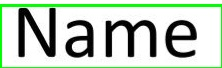
#> input picture temp/$0.jpg, 222 x 68 px
$ python -i proc.py   (imports and definitions only)
#> lines starting #> are read from the running program, lines starting #| are printed output that depends on the picture; after the words box and inside, x2 and y2 are one past the last pixel; in counts of white or black regions, pixels touching at a corner belong together
#> in process, img is the input picture: shape (68, 222, 3); mean B, G, R 188.2, 204.1, 188.2
import cv2 as cv
import numpy as np
from modules import log

def ppath(path, idx=None):
    path_parts = path.split(".")
    if idx is not None:
        path_parts[-2] += f"_{idx}"
    else:
        path_parts[-2] += "_"
    return ".".join(path_parts)

# Grayscale the image
def grayscale(img):
    gray = cv.cvtColor(img, cv.COLOR_BGR2GRAY)
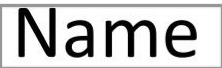
#> gray: shape (68, 222); min 0, max 255, mean 197.5
    return gray

# Threshold the image
def threshold(img, threshold_value=180):
#> called with threshold_value = 180
    _, thresh = cv.threshold(img, threshold_value, 255, cv.THRESH_BINARY)
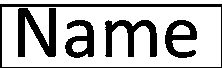
#> thresh: shape (68, 222); 72.4% white; 5 black regions, box (x1, y1, x2, y2) and area: (0, 4, 222, 68) 1068, (18, 8, 56, 57) 1004, (105, 20, 157, 57) 867, (165, 20, 197, 58) 619, (65, 20, 94, 58) 614
    return thresh

# Invert the image
def invert(img):
    inverted = cv.bitwise_not(img)
    return inverted

# Thicken the lines and shapes in the image
def dilate(img):
    kernel = cv.getStructuringElement(cv.MORPH_RECT, (3, 3))
    dilated = cv.dilate(img, kernel)
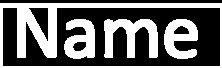
#> dilated: shape (68, 222); 40.3% white; 4 white regions, box (x1, y1, x2, y2) and area: (0, 3, 222, 68) 3158, (104, 19, 158, 58) 1199, (164, 19, 198, 59) 866, (64, 19, 95, 59) 854
    return dilated

# Perspective transform for each rectangle
def perspective(img, rect, fresh):
    # Get the points of the rectangle
    pts = rect.reshape(4, 2)
    rect_pts = np.zeros((4, 2), dtype="float32")

    s = pts.sum(axis=1)
    rect_pts[0] = pts[np.argmin(s)]
    rect_pts[2] = pts[np.argmax(s)]

    diff = np.diff(pts, axis=1)
    rect_pts[1] = pts[np.argmin(diff)]
    rect_pts[3] = pts[np.argmax(diff)]

    (tl, tr, br, bl) = rect_pts
    widthA = np.sqrt(((br[0] - bl[0]) ** 2) + ((br[1] - bl[1]) ** 2))
    widthB = np.sqrt(((tr[0] - tl[0]) ** 2) + ((tr[1] - tl[1]) ** 2))
    maxWidth = max(int(widthA), int(widthB))

    heightA = np.sqrt(((tr[0] - br[0]) ** 2) + ((tr[1] - br[1]) ** 2))
    heightB = np.sqrt(((tl[0] - bl[0]) ** 2) + ((tl[1] - bl[1]) ** 2))
    maxHeight = max(int(heightA), int(heightB))

    dst = np.array([
        [0, 0],
        [maxWidth - 1, 0],
        [maxWidth - 1, maxHeight - 1],
        [0, maxHeight - 1]], dtype="float32")

    M = cv.getPerspectiveTransform(rect_pts, dst)
    warped = cv.warpPerspective(fresh, M, (maxWidth, maxHeight))

    return warped

# Add padding to the image (10 %)
def add_padding(img):
    h, w = img.shape[:2]
    pad = int(0.1 * h)
    padded = cv.copyMakeBorder(img, pad, pad, pad, pad, cv.BORDER_CONSTANT, value=[255, 255, 255])
    return padded

# Process the image
def process(path):
    img = cv.imread(path)
    img_gray = grayscale(img)
    img_thresh = threshold(img_gray)
    img_invert = invert(img_thresh)
    img_dilate = dilate(img_invert)

    fresh = cv.imread(path)
    contours, _ = cv.findContours(img_dilate, cv.RETR_EXTERNAL, cv.CHAIN_APPROX_SIMPLE)
#> contours = [[[0, 3], [0, 67], [221, 67], [221, 3]]]

    rects = []
    for contour in contours:
        peri = cv.arcLength(contour, True)
        approx = cv.approxPolyDP(contour, 0.02 * peri, True)
        if len(approx) == 4:
            rects.append(approx)
#> this loop made 1 pass
#> (peri, approx) on pass 1: (570, [[0, 3], [0, 67], [221, 67], [221, 3]])
#> after the loop, rects = [[[0, 3], [0, 67], [221, 67], [221, 3]]]

    if not rects:
        log.log("No rectangles found", "warning")
        return []

    processed_paths = []
    for idx, rect in enumerate(rects):
        warped = perspective(img_dilate, rect, fresh)
        padded = add_padding(warped)
        output_path = ppath(path, idx)
        cv.imwrite(output_path, padded)
        processed_paths.append(output_path)
#> this loop made 1 pass
#> (pts in perspective, s in perspective, diff in perspective, widthA in perspective, widthB in perspective, maxWidth in perspective, heightA in perspective) on pass 1: ([[0, 3], [0, 67], [221, 67], [221, 3]], [3, 67, 288, 224], [3, 67, -154, -218], 221, 221, 221, 64)
#> pass 1, in perspective, `warped = cv.warpPerspective(fresh, M, (maxWidth, maxHeight))`:
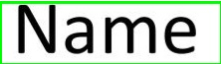
#> warped: shape (64, 221, 3); mean B, G, R 185.1, 201.7, 185.1
#> pass 1, in add_padding, `padded = cv.copyMakeBorder(img, pad, pad, pad, pad, cv.BORDER_CONSTANT..`:
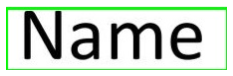
#> padded: shape (76, 233, 3); mean B, G, R 199.2, 212.5, 199.2
#> after the loop, processed_paths = ['../temp/$0_0.jpg']

    return processed_paths

>>> result = process('../temp/$0.jpg')
#> result = ['../temp/$0_0.jpg']

$ run again, on temp/$12.jpg
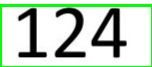
#> input picture temp/$12.jpg, 152 x 67 px
#> in process, img is the input picture: shape (67, 152, 3); mean B, G, R 191.5, 209.3, 191.5
#> thresh: shape (67, 152); 72.9% white; 3 black regions, box (x1, y1, x2, y2) and area: (0, 4, 152, 67) 1464, (91, 8, 127, 58) 742, (18, 8, 47, 58) 556
#> in dilate, `dilated = cv.dilate(img, kernel)`:
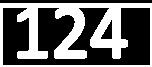
#> dilated: shape (67, 152); 39.1% white; 1 white region, box (x1, y1, x2, y2) and area: (0, 3, 152, 67) 3982
#> contours = [[[0, 3], [0, 66], [151, 66], [151, 3]]]
#> the loop in process, `for contour in contours:` made 1 pass
#> (peri, approx) on pass 1: (428, [[0, 3], [0, 66], [151, 66], [151, 3]])
#> the loop in process, `for idx, rect in enumerate(rects):` made 1 pass
#> (pts in perspective, s in perspective, diff in perspective, widthA in perspective, widthB in perspective, maxWidth in perspective, heightA in perspective) on pass 1: ([[0, 3], [0, 66], [151, 66], [151, 3]], [3, 66, 217, 154], [3, 66, -85, -148], 151, 151, 151, 63)
#> pass 1, in add_padding, `padded = cv.copyMakeBorder(img, pad, pad, pad, pad, cv.BORDER_CONSTANT..`:
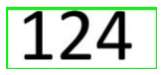
#> padded: shape (75, 163, 3); mean B, G, R 203.2, 217.8, 203.2
#> after the loop in process, `for idx, rect in enumerate(rects):`: processed_paths = ['../temp/$12_0.jpg']
